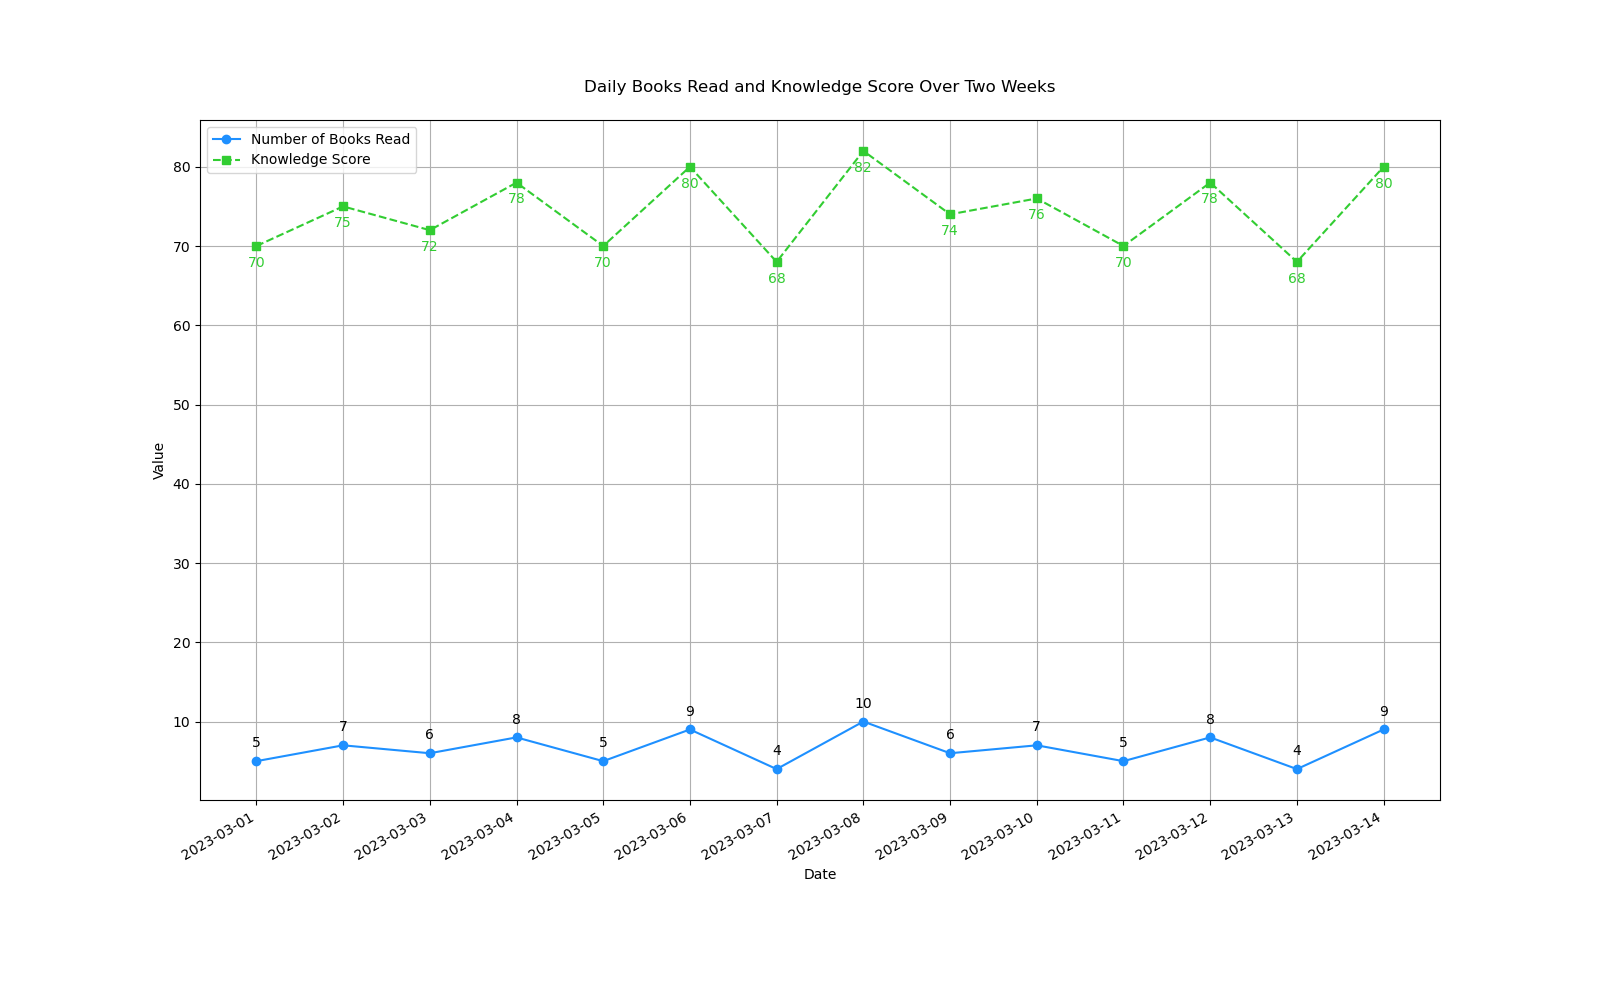

This chart was generated by the following Python code:

import matplotlib.pyplot as plt
import matplotlib.dates as mdates
from datetime import datetime

# Given data
data = [
    {'Date': '2023-03-01', 'Number of Books Read': 5, 'Knowledge Score': 70},
    {'Date': '2023-03-02', 'Number of Books Read': 7, 'Knowledge Score': 75},
    {'Date': '2023-03-03', 'Number of Books Read': 6, 'Knowledge Score': 72},
    {'Date': '2023-03-04', 'Number of Books Read': 8, 'Knowledge Score': 78},
    {'Date': '2023-03-05', 'Number of Books Read': 5, 'Knowledge Score': 70},
    {'Date': '2023-03-06', 'Number of Books Read': 9, 'Knowledge Score': 80},
    {'Date': '2023-03-07', 'Number of Books Read': 4, 'Knowledge Score': 68},
    {'Date': '2023-03-08', 'Number of Books Read': 10, 'Knowledge Score': 82},
    {'Date': '2023-03-09', 'Number of Books Read': 6, 'Knowledge Score': 74},
    {'Date': '2023-03-10', 'Number of Books Read': 7, 'Knowledge Score': 76},
    {'Date': '2023-03-11', 'Number of Books Read': 5, 'Knowledge Score': 70},
    {'Date': '2023-03-12', 'Number of Books Read': 8, 'Knowledge Score': 78},
    {'Date': '2023-03-13', 'Number of Books Read': 4, 'Knowledge Score': 68},
    {'Date': '2023-03-14', 'Number of Books Read': 9, 'Knowledge Score': 80}
]

# Extracting data for plotting
dates = [datetime.strptime(item['Date'], '%Y-%m-%d') for item in data]
books_read = [item['Number of Books Read'] for item in data]
knowledge_score = [item['Knowledge Score'] for item in data]

# Setting up the plot
plt.figure(figsize=(16, 10))

# Plotting both number of books read and knowledge score
plt.plot(dates, books_read, marker='o', linestyle='-', color='#1E90FF', label='Number of Books Read')
plt.plot(dates, knowledge_score, marker='s', linestyle='--', color='#32CD32', label='Knowledge Score')

# Formatting the x-axis to show dates clearly
plt.gca().xaxis.set_major_formatter(mdates.DateFormatter('%Y-%m-%d'))
plt.gca().xaxis.set_major_locator(mdates.DayLocator())

# Adding some aesthetics
plt.xlabel('Date')
plt.ylabel('Value')
plt.title('Daily Books Read and Knowledge Score Over Two Weeks', pad=20)
plt.legend(loc='upper left')
plt.grid(True)

# Rotating the date labels for better readability
plt.gcf().autofmt_xdate()

# Adding annotations
for i, txt in enumerate(books_read):
    plt.annotate(txt, (dates[i], books_read[i]), textcoords="offset points", xytext=(0,10), ha='center')

for i, txt in enumerate(knowledge_score):
    plt.annotate(txt, (dates[i], knowledge_score[i]), textcoords="offset points", xytext=(0,-15), ha='center', color='#32CD32')

# To show the plot
plt.show()
